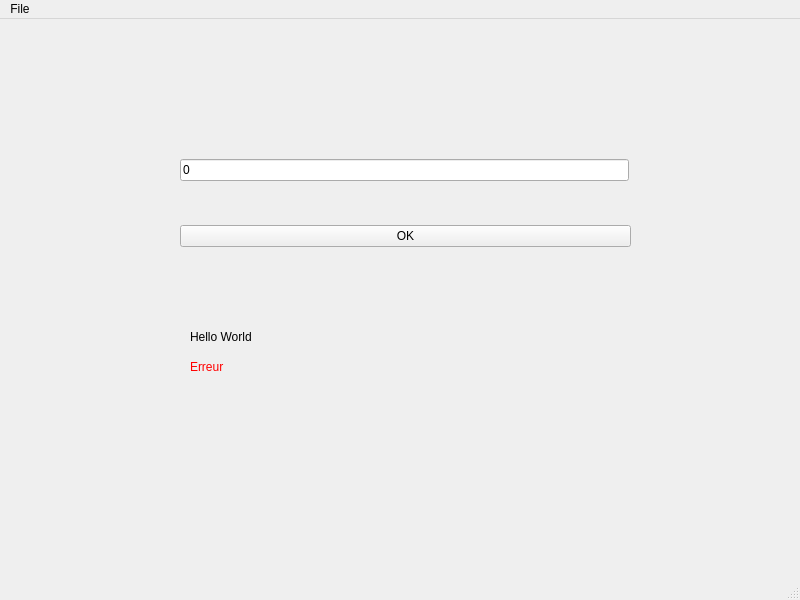
<?xml version="1.0" encoding="UTF-8"?>
<ui version="4.0">
 <class>MainWindow</class>
 <widget class="QMainWindow" name="MainWindow">
  <property name="geometry">
   <rect>
    <x>0</x>
    <y>0</y>
    <width>800</width>
    <height>600</height>
   </rect>
  </property>
  <property name="windowTitle">
   <string>MainWindow</string>
  </property>
  <widget class="QWidget" name="centralwidget">
   <widget class="QLabel" name="label">
    <property name="geometry">
     <rect>
      <x>190</x>
      <y>310</y>
      <width>441</width>
      <height>16</height>
     </rect>
    </property>
    <property name="text">
     <string>Hello World</string>
    </property>
   </widget>
   <widget class="QLineEdit" name="lineEdit">
    <property name="geometry">
     <rect>
      <x>180</x>
      <y>140</y>
      <width>449</width>
      <height>22</height>
     </rect>
    </property>
    <property name="text">
     <string>0</string>
    </property>
   </widget>
   <widget class="QWidget" name="layoutWidget">
    <property name="geometry">
     <rect>
      <x>180</x>
      <y>190</y>
      <width>451</width>
      <height>54</height>
     </rect>
    </property>
    <layout class="QVBoxLayout" name="verticalLayout">
     <item>
      <widget class="QPushButton" name="pushButton">
       <property name="text">
        <string>OK</string>
       </property>
      </widget>
     </item>
    </layout>
   </widget>
   <widget class="QLabel" name="label_2">
    <property name="geometry">
     <rect>
      <x>190</x>
      <y>340</y>
      <width>421</width>
      <height>16</height>
     </rect>
    </property>
    <property name="palette">
     <palette>
      <active>
       <colorrole role="WindowText">
        <brush brushstyle="SolidPattern">
         <color alpha="255">
          <red>255</red>
          <green>0</green>
          <blue>0</blue>
         </color>
        </brush>
       </colorrole>
       <colorrole role="Button">
        <brush brushstyle="SolidPattern">
         <color alpha="255">
          <red>255</red>
          <green>85</green>
          <blue>0</blue>
         </color>
        </brush>
       </colorrole>
       <colorrole role="Light">
        <brush brushstyle="SolidPattern">
         <color alpha="255">
          <red>255</red>
          <green>170</green>
          <blue>127</blue>
         </color>
        </brush>
       </colorrole>
       <colorrole role="Midlight">
        <brush brushstyle="SolidPattern">
         <color alpha="255">
          <red>255</red>
          <green>127</green>
          <blue>63</blue>
         </color>
        </brush>
       </colorrole>
       <colorrole role="Dark">
        <brush brushstyle="SolidPattern">
         <color alpha="255">
          <red>127</red>
          <green>42</green>
          <blue>0</blue>
         </color>
        </brush>
       </colorrole>
       <colorrole role="Mid">
        <brush brushstyle="SolidPattern">
         <color alpha="255">
          <red>170</red>
          <green>57</green>
          <blue>0</blue>
         </color>
        </brush>
       </colorrole>
       <colorrole role="Text">
        <brush brushstyle="SolidPattern">
         <color alpha="255">
          <red>255</red>
          <green>0</green>
          <blue>0</blue>
         </color>
        </brush>
       </colorrole>
       <colorrole role="BrightText">
        <brush brushstyle="SolidPattern">
         <color alpha="255">
          <red>255</red>
          <green>255</green>
          <blue>255</blue>
         </color>
        </brush>
       </colorrole>
       <colorrole role="ButtonText">
        <brush brushstyle="SolidPattern">
         <color alpha="255">
          <red>255</red>
          <green>0</green>
          <blue>0</blue>
         </color>
        </brush>
       </colorrole>
       <colorrole role="Base">
        <brush brushstyle="SolidPattern">
         <color alpha="255">
          <red>255</red>
          <green>255</green>
          <blue>255</blue>
         </color>
        </brush>
       </colorrole>
       <colorrole role="Window">
        <brush brushstyle="SolidPattern">
         <color alpha="255">
          <red>255</red>
          <green>85</green>
          <blue>0</blue>
         </color>
        </brush>
       </colorrole>
       <colorrole role="Shadow">
        <brush brushstyle="SolidPattern">
         <color alpha="255">
          <red>0</red>
          <green>0</green>
          <blue>0</blue>
         </color>
        </brush>
       </colorrole>
       <colorrole role="AlternateBase">
        <brush brushstyle="SolidPattern">
         <color alpha="255">
          <red>255</red>
          <green>170</green>
          <blue>127</blue>
         </color>
        </brush>
       </colorrole>
       <colorrole role="ToolTipBase">
        <brush brushstyle="SolidPattern">
         <color alpha="255">
          <red>255</red>
          <green>255</green>
          <blue>220</blue>
         </color>
        </brush>
       </colorrole>
       <colorrole role="ToolTipText">
        <brush brushstyle="SolidPattern">
         <color alpha="255">
          <red>0</red>
          <green>0</green>
          <blue>0</blue>
         </color>
        </brush>
       </colorrole>
       <colorrole role="PlaceholderText">
        <brush brushstyle="SolidPattern">
         <color alpha="127">
          <red>0</red>
          <green>0</green>
          <blue>0</blue>
         </color>
        </brush>
       </colorrole>
      </active>
      <inactive>
       <colorrole role="WindowText">
        <brush brushstyle="SolidPattern">
         <color alpha="255">
          <red>255</red>
          <green>0</green>
          <blue>0</blue>
         </color>
        </brush>
       </colorrole>
       <colorrole role="Button">
        <brush brushstyle="SolidPattern">
         <color alpha="255">
          <red>255</red>
          <green>85</green>
          <blue>0</blue>
         </color>
        </brush>
       </colorrole>
       <colorrole role="Light">
        <brush brushstyle="SolidPattern">
         <color alpha="255">
          <red>255</red>
          <green>170</green>
          <blue>127</blue>
         </color>
        </brush>
       </colorrole>
       <colorrole role="Midlight">
        <brush brushstyle="SolidPattern">
         <color alpha="255">
          <red>255</red>
          <green>127</green>
          <blue>63</blue>
         </color>
        </brush>
       </colorrole>
       <colorrole role="Dark">
        <brush brushstyle="SolidPattern">
         <color alpha="255">
          <red>127</red>
          <green>42</green>
          <blue>0</blue>
         </color>
        </brush>
       </colorrole>
       <colorrole role="Mid">
        <brush brushstyle="SolidPattern">
         <color alpha="255">
          <red>170</red>
          <green>57</green>
          <blue>0</blue>
         </color>
        </brush>
       </colorrole>
       <colorrole role="Text">
        <brush brushstyle="SolidPattern">
         <color alpha="255">
          <red>255</red>
          <green>0</green>
          <blue>0</blue>
         </color>
        </brush>
       </colorrole>
       <colorrole role="BrightText">
        <brush brushstyle="SolidPattern">
         <color alpha="255">
          <red>255</red>
          <green>255</green>
          <blue>255</blue>
         </color>
        </brush>
       </colorrole>
       <colorrole role="ButtonText">
        <brush brushstyle="SolidPattern">
         <color alpha="255">
          <red>255</red>
          <green>0</green>
          <blue>0</blue>
         </color>
        </brush>
       </colorrole>
       <colorrole role="Base">
        <brush brushstyle="SolidPattern">
         <color alpha="255">
          <red>255</red>
          <green>255</green>
          <blue>255</blue>
         </color>
        </brush>
       </colorrole>
       <colorrole role="Window">
        <brush brushstyle="SolidPattern">
         <color alpha="255">
          <red>255</red>
          <green>85</green>
          <blue>0</blue>
         </color>
        </brush>
       </colorrole>
       <colorrole role="Shadow">
        <brush brushstyle="SolidPattern">
         <color alpha="255">
          <red>0</red>
          <green>0</green>
          <blue>0</blue>
         </color>
        </brush>
       </colorrole>
       <colorrole role="AlternateBase">
        <brush brushstyle="SolidPattern">
         <color alpha="255">
          <red>255</red>
          <green>170</green>
          <blue>127</blue>
         </color>
        </brush>
       </colorrole>
       <colorrole role="ToolTipBase">
        <brush brushstyle="SolidPattern">
         <color alpha="255">
          <red>255</red>
          <green>255</green>
          <blue>220</blue>
         </color>
        </brush>
       </colorrole>
       <colorrole role="ToolTipText">
        <brush brushstyle="SolidPattern">
         <color alpha="255">
          <red>0</red>
          <green>0</green>
          <blue>0</blue>
         </color>
        </brush>
       </colorrole>
       <colorrole role="PlaceholderText">
        <brush brushstyle="SolidPattern">
         <color alpha="127">
          <red>0</red>
          <green>0</green>
          <blue>0</blue>
         </color>
        </brush>
       </colorrole>
      </inactive>
      <disabled>
       <colorrole role="WindowText">
        <brush brushstyle="SolidPattern">
         <color alpha="255">
          <red>127</red>
          <green>42</green>
          <blue>0</blue>
         </color>
        </brush>
       </colorrole>
       <colorrole role="Button">
        <brush brushstyle="SolidPattern">
         <color alpha="255">
          <red>255</red>
          <green>85</green>
          <blue>0</blue>
         </color>
        </brush>
       </colorrole>
       <colorrole role="Light">
        <brush brushstyle="SolidPattern">
         <color alpha="255">
          <red>255</red>
          <green>170</green>
          <blue>127</blue>
         </color>
        </brush>
       </colorrole>
       <colorrole role="Midlight">
        <brush brushstyle="SolidPattern">
         <color alpha="255">
          <red>255</red>
          <green>127</green>
          <blue>63</blue>
         </color>
        </brush>
       </colorrole>
       <colorrole role="Dark">
        <brush brushstyle="SolidPattern">
         <color alpha="255">
          <red>127</red>
          <green>42</green>
          <blue>0</blue>
         </color>
        </brush>
       </colorrole>
       <colorrole role="Mid">
        <brush brushstyle="SolidPattern">
         <color alpha="255">
          <red>170</red>
          <green>57</green>
          <blue>0</blue>
         </color>
        </brush>
       </colorrole>
       <colorrole role="Text">
        <brush brushstyle="SolidPattern">
         <color alpha="255">
          <red>127</red>
          <green>42</green>
          <blue>0</blue>
         </color>
        </brush>
       </colorrole>
       <colorrole role="BrightText">
        <brush brushstyle="SolidPattern">
         <color alpha="255">
          <red>255</red>
          <green>255</green>
          <blue>255</blue>
         </color>
        </brush>
       </colorrole>
       <colorrole role="ButtonText">
        <brush brushstyle="SolidPattern">
         <color alpha="255">
          <red>127</red>
          <green>42</green>
          <blue>0</blue>
         </color>
        </brush>
       </colorrole>
       <colorrole role="Base">
        <brush brushstyle="SolidPattern">
         <color alpha="255">
          <red>255</red>
          <green>85</green>
          <blue>0</blue>
         </color>
        </brush>
       </colorrole>
       <colorrole role="Window">
        <brush brushstyle="SolidPattern">
         <color alpha="255">
          <red>255</red>
          <green>85</green>
          <blue>0</blue>
         </color>
        </brush>
       </colorrole>
       <colorrole role="Shadow">
        <brush brushstyle="SolidPattern">
         <color alpha="255">
          <red>0</red>
          <green>0</green>
          <blue>0</blue>
         </color>
        </brush>
       </colorrole>
       <colorrole role="AlternateBase">
        <brush brushstyle="SolidPattern">
         <color alpha="255">
          <red>255</red>
          <green>85</green>
          <blue>0</blue>
         </color>
        </brush>
       </colorrole>
       <colorrole role="ToolTipBase">
        <brush brushstyle="SolidPattern">
         <color alpha="255">
          <red>255</red>
          <green>255</green>
          <blue>220</blue>
         </color>
        </brush>
       </colorrole>
       <colorrole role="ToolTipText">
        <brush brushstyle="SolidPattern">
         <color alpha="255">
          <red>0</red>
          <green>0</green>
          <blue>0</blue>
         </color>
        </brush>
       </colorrole>
       <colorrole role="PlaceholderText">
        <brush brushstyle="SolidPattern">
         <color alpha="127">
          <red>127</red>
          <green>42</green>
          <blue>0</blue>
         </color>
        </brush>
       </colorrole>
      </disabled>
     </palette>
    </property>
    <property name="text">
     <string>Erreur</string>
    </property>
   </widget>
  </widget>
  <widget class="QMenuBar" name="menubar">
   <property name="geometry">
    <rect>
     <x>0</x>
     <y>0</y>
     <width>800</width>
     <height>22</height>
    </rect>
   </property>
   <widget class="QMenu" name="menuFile">
    <property name="title">
     <string>File</string>
    </property>
    <addaction name="actionOpen"/>
   </widget>
   <addaction name="menuFile"/>
  </widget>
  <widget class="QStatusBar" name="statusbar"/>
  <action name="actionOpen">
   <property name="text">
    <string>Open</string>
   </property>
  </action>
 </widget>
 <resources/>
 <connections/>
</ui>
